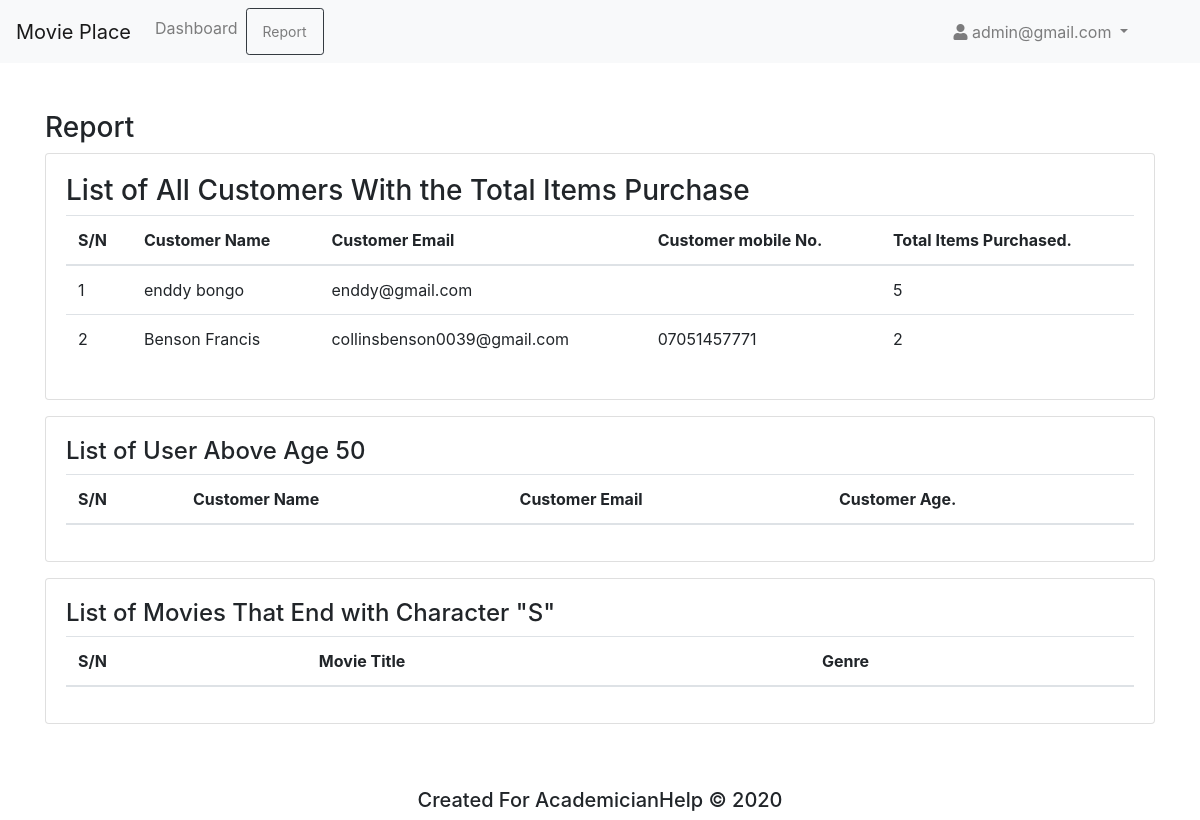
The page /admin/portal/?pg=report (signed in) on the database its author committed.
### tables this page shows
CREATE TABLE `users_table` (
  `id` int(11) NOT NULL,
  `email` varchar(200) NOT NULL,
  `user_details` longtext NOT NULL,
  `age` int(11) NOT NULL,
  `password` varchar(200) NOT NULL,
  `token_id` varchar(200) NOT NULL,
  `created_at` date NOT NULL
);

### functions/select_all.php (called while the page is built, shortened)
<?php
function select_all($table)
{
    try {
        $db = new PDO("mysql:host=" . DB_HOST . ";dbname=" . DB_NAME . ";port=" . DB_PORT, DB_USER, DB_PASS);
        $db->setAttribute(PDO::ATTR_ERRMODE, PDO::ERRMODE_EXCEPTION);
        $db->exec("SET NAMES 'utf8'");
    } catch (Exception $e) {
        echo "Could not connect to the database";
        exit;
    }
    try {
        $result = $db->query("SELECT * FROM {$table} ORDER BY id DESC");
    } catch (Exception $e) {
        echo "could not retrive data, something went wrong ($table) ";
        exit;
    }
    $return = $result->fetchAll(PDO::FETCH_ASSOC);
    return $return;
}
function selectValueCount($table, $field, $params)
{
    try {
        $db = new PDO("mysql:host=" . DB_HOST . ";dbname=" . DB_NAME . ";port=" . DB_PORT, DB_USER, DB_PASS);
        $db->setAttribute(PDO::ATTR_ERRMODE, PDO::ERRMODE_EXCEPTION);
        $db->exec("SET NAMES 'utf8'");
    } catch (Exception $e) {
        echo "Could not connect to the database";
        exit;
    }
    try {
        $result = $db->prepare("SELECT * FROM {$table} WHERE {$field} = ? ");
        $result->bindParam(1, $params);
        $result->execute();
    } catch (Exception $e) {
        echo "could not count available data, something went wrong ($table) ";
        exit;
    }
    $return = $result->rowCount();
    return $return;
}

### admin/portal/pages/report.php (the view, shortened to what this page needs)
<?php
$all_users = select_all("users_table");
?>
<div class="container">
    <h3>Report</h3>
    <div class="row">
        <div class="col-md-12">
            <div class="card mb-3">
                <div class="card-body">
                    <h3>List of All Customers With the Total Items Purchase</h3>
                    <table class="table">
                        <thead>
                            <tr>
                                <th>S/N</th>
                                <th>Customer Name</th>
                                <th>Customer Email</th>
                                <th>Customer mobile No.</th>
                                <th>Total Items Purchased.</th>
                            </tr>
                        </thead>
                        <tbody>
                            <?php
                            $i = 1;
                            foreach ($all_users as $user) {
                                $user_details = json_decode($user["user_details"]); ?>
                                <tr>
                                    <td><?php echo $i; ?></td>
                                    <td><?php echo $user_details->full_name; ?></td>
                                    <td><?php echo $user["email"]; ?></td>
                                    <td><?php echo $user_details->phone_no; ?></td>
                                    <td><?php echo selectValueCount("items_table", "user_id", $user["id"]); ?></td>
                                </tr>
                            <?php $i++;
                            } ?>
                        </tbody>
                    </table>
                </div>
            </div>
        </div>
    </div>
    <div class="row">
        <div class="col-md-12">
            <div class="card mb-3">
                <div class="card-body">
                    <h4>List of User Above Age 50 </h4>
                    <table class="table">
                        <thead>
                            <tr>
                                <th>S/N</th>
                                <th>Customer Name</th>
                                <th>Customer Email</th>
                                <th>Customer Age.</th>
                            </tr>
                        </thead>
                    </table>
                </div>
            </div>
        </div>
    </div>
    <div class="row">
        <div class="col-md-12">
            <div class="card mb-3">
                <div class="card-body">
                    <h4>List of Movies That End with Character "S" </h4>
                    <table class="table">
                        <thead>
                            <tr>
                                <th>S/N</th>
                                <th>Movie Title</th>
                                <th>Genre</th>
                            </tr>
                        </thead>
                    </table>
                </div>
            </div>
        </div>
    </div>
</div>

### rows shown on the page
users_table: full_name "enddy bongo", email "enddy@gmail.com", id "5"
users_table: full_name "Benson Francis", email "collinsbenson0039@gmail.com", phone_no "07051457771", id "2"

### other values the page prints
SITE_NAME "Movie Place"
$_SESSION["admin_details"]->email "admin@gmail.com"
